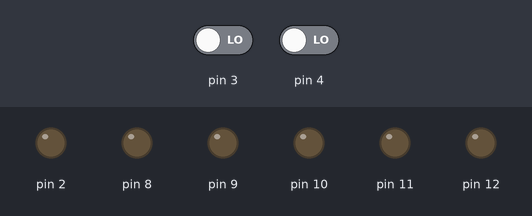
Recording of a sketch running on a simulated Arduino Uno, built with avr-gcc and run on an emulated ATmega328P. Parts: output pins drawn as LEDs (lit = HIGH). The test bench sets the inputs (shaded band); at power-on: pin 4 LOW, pin 3 LOW.

Above: at 1.2 s.
1.3 s: pin 4 driven HIGH
At 1.7 s:
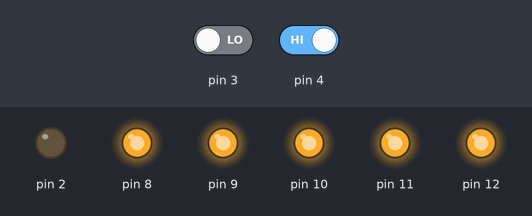
2.8 s: pin 4 driven LOW
At 3.8 s:
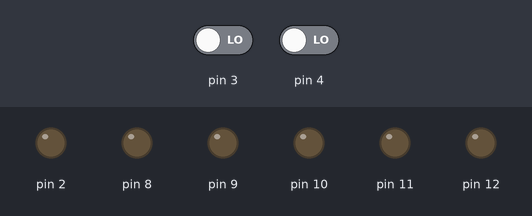
Timing chart, 0 to 5.8 s (numbered marks = the images above; inputs shaded):
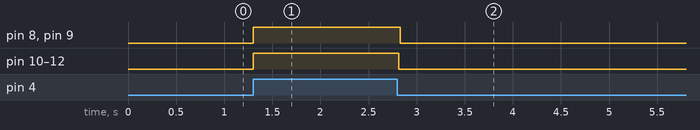

Measured:
- after the input at 1.3 s, pin 8–12: LOW → HIGH at once
- after the input at 2.8 s, pin 8–12: HIGH → LOW at once

The sketch:

Button_countdown.ino
```cpp
// Voor deze opdracht is gebruik gemaakt van het voorbeeld
// met een LED en een knop uit de slides van Edwin van Ouwerkerk-Moria, werkcollege 2.
// https://gi1819.hku.nl/wp-content/uploads/2018/12/ITTT-Werkcollege-12-Blink-and-youll-miss-it-Meten-is-weten.pdf

int countdown = 0;
int setTime = 750;

int lampCutOff_5;
int lampCutOff_4;
int lampCutOff_3;
int lampCutOff_2;
int lampCutOff_1;

bool opened = false;

void setup() {
  Serial.begin(9600);

  // Knop 1
  pinMode(3, INPUT);
  // Knop 2
  pinMode(4, INPUT);

  // Lampje 1
  pinMode(8, OUTPUT);
  // Lampje 2
  pinMode(9, OUTPUT);
  // Lampje 3
  pinMode(10, OUTPUT);
  // Lampje 4
  pinMode(11, OUTPUT);
  // Lampje 5
  pinMode(12, OUTPUT);
  // Lampje 6
  pinMode(2, OUTPUT);

  // Lamp cutoff is
  lampCutOff_5 = setTime * 4 / 5;
  lampCutOff_4 = setTime * 3 / 5;
  lampCutOff_3 = setTime * 2 / 5;
  lampCutOff_2 = setTime * 1 / 5;
  lampCutOff_1 = setTime * 0 / 5;
}

void loop() {
  if (opened) {
    Serial.println("Gate is opened!");
    return;
  }

  int buttonState1 = digitalRead(4);
  int buttonState2 = digitalRead(3);

  if (buttonState1== 1) {
    countdown = setTime;
  } else if (countdown > 0) {
    countdown -= 1;
    if (buttonState2 == 1) {
      opened = true;
    }
  }

  // When the gate is "opened", all leds light up, and the loop stops checking for the countdown
  if (opened) {
    digitalWrite(2, 1);
    digitalWrite(12, 1);
    digitalWrite(11, 1);
    digitalWrite(10, 1);
    digitalWrite(9, 1);
    digitalWrite(8, 1);
    return;
  }

  // Keep countdown below or equal to set time.
  if (countdown > setTime) {
    countdown = setTime;
  }
  // Check for each individual LED if it should be on.
  if (countdown > lampCutOff_5) {
    digitalWrite(12, 1);
  } else {
    digitalWrite(12, 0);
  }
  if (countdown > lampCutOff_4) {
    digitalWrite(11, 1);
  } else {
    digitalWrite(11, 0);
  }
  if (countdown > lampCutOff_3) {
    digitalWrite(10, 1);
  } else {
    digitalWrite(10, 0);
  }
  if (countdown > lampCutOff_2) {
    digitalWrite(9, 1);
  } else {
    digitalWrite(9, 0);
  }
  if (countdown > lampCutOff_1) {
    digitalWrite(8, 1);
  } else {
    digitalWrite(8, 0);
  }
}
```
